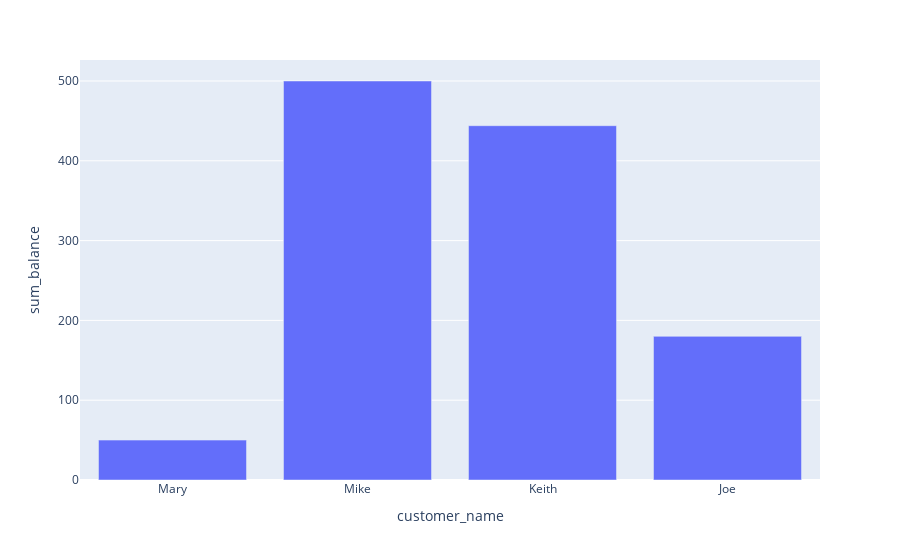

The code cell stored with this chart in its notebook:
### Markdown cell above
Exercise ข้อแรก

### Code cell
import plotly.express as px
import plotly.graph_objects as go

fig = px.bar(df, x="customer_name",y="total")
fig.update_layout(
    xaxis_title="customer_name",
    yaxis_title="sum_balance"
)
fig.show()

### Figure 1 — Plotly figure (JSON) as saved in the notebook; plotly's stock layout.template omitted (floating-point values rounded to 4 significant figures)
{"data": [{"alignmentgroup": "True", "hovertemplate": "customer_name=%{x}<br>total=%{y}<extra></extra>", "legendgroup": "", "marker": {"color": "#636efa", "pattern": {"shape": ""}}, "name": "", "offsetgroup": "", "orientation": "v", "showlegend": false, "textposition": "auto", "type": "bar", "x": ["Mary", "Mike", "Keith", "Joe"], "xaxis": "x", "y": [50, 500, 444, 180], "yaxis": "y"}], "layout": {"barmode": "relative", "legend": {"tracegroupgap": 0}, "margin": {"t": 60}, "xaxis": {"anchor": "y", "domain": [0, 1], "title": {"text": "customer_name"}}, "yaxis": {"anchor": "x", "domain": [0, 1], "title": {"text": "sum_balance"}}}}
